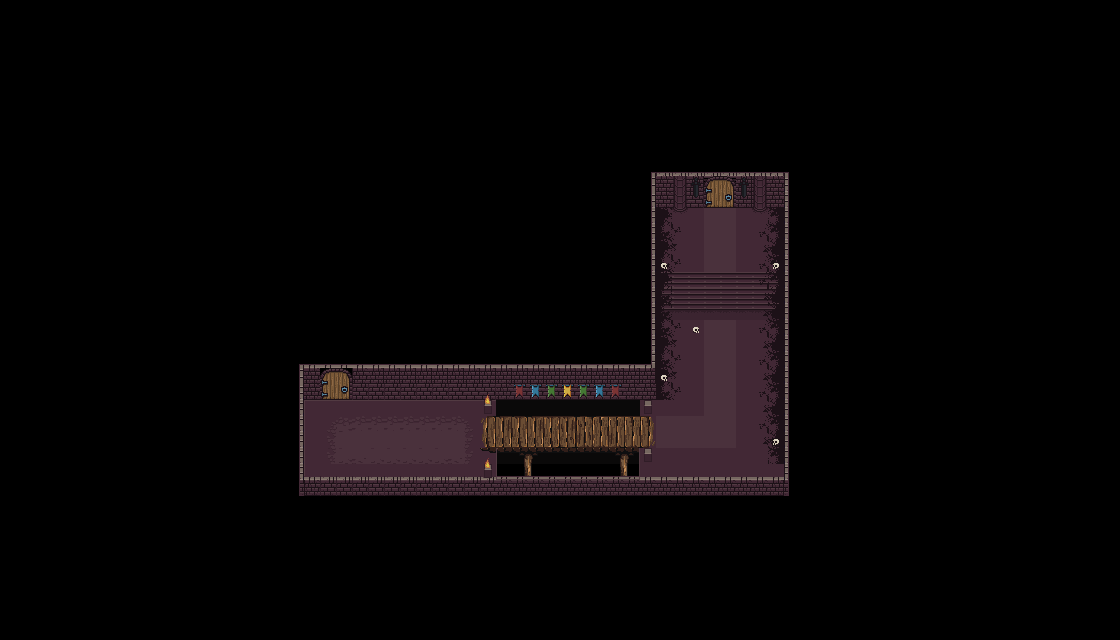

Below is a game level as drawn by its tile map, then a one-line description and the .tmx that defines it (tile-layer data replaced by summaries):
An orthogonal 70x40 tile map with 16x16 px tiles, 8 tile layers (background, pillars, floor, walls, ...), 2 tilesets.

<map version="1.9" tiledversion="1.9.2" orientation="orthogonal" renderorder="right-down" width="70" height="40" tilewidth="16" tileheight="16" infinite="0" nextlayerid="10" nextobjectid="1">
 <tileset firstgid="1" name="MainLev2.0" tilewidth="16" tileheight="16" tilecount="9792" columns="102">
  <image source="tiles/RPGW_Caves_v2.1/MainLev2.0.png" width="1632" height="1536" />
 </tileset>
 <tileset firstgid="9793" name="0x72_16x16DungeonTileset.v5" tilewidth="16" tileheight="16" tilecount="512" columns="32">
  <image source="tiles/0x72_16x16DungeonTileset.v5/0x72_16x16DungeonTileset.v5.png" width="512" height="256" />
 </tileset>
 <layer id="1" name="background" width="70" height="40">
  <data>[2800 cells, 2800 non-empty, 1 distinct tile ids]</data>
 </layer>
 <layer id="9" name="pillars" width="70" height="40">
  <data>[2800 cells, 8 non-empty, 4 distinct tile ids]</data>
 </layer>
 <layer id="3" name="floor" width="70" height="40">
  <data>[2800 cells, 201 non-empty, 19 distinct tile ids]</data>
 </layer>
 <layer id="2" name="walls" width="70" height="40" locked="1">
  <data>[2800 cells, 208 non-empty, 25 distinct tile ids]</data>
 </layer>
 <layer id="5" name="floor2" width="70" height="40">
  <data>[2800 cells, 92 non-empty, 28 distinct tile ids]</data>
 </layer>
 <layer id="6" name="opendoor" width="70" height="40">
  <data>[2800 cells, 4 non-empty, 4 distinct tile ids]</data>
 </layer>
 <layer id="7" name="closeddoor" width="70" height="40">
  <data>[2800 cells, 4 non-empty, 4 distinct tile ids]</data>
 </layer>
 <layer id="8" name="extras" width="70" height="40">
  <data>[2800 cells, 39 non-empty, 17 distinct tile ids]</data>
 </layer>
</map>
